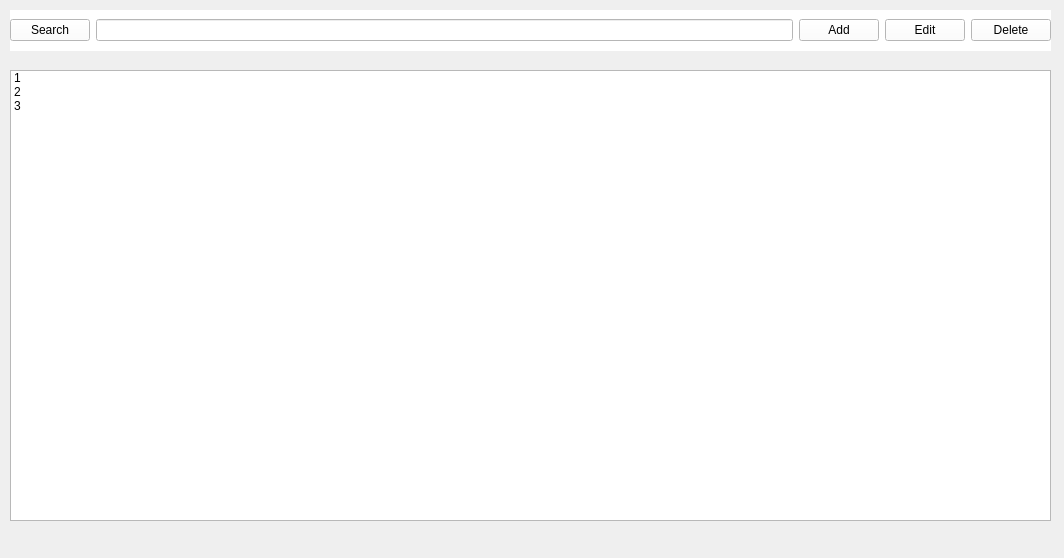
<?xml version="1.0" encoding="UTF-8"?>
<ui version="4.0">
 <class>MainWindow</class>
 <widget class="QMainWindow" name="MainWindow">
  <property name="geometry">
   <rect>
    <x>0</x>
    <y>0</y>
    <width>1064</width>
    <height>558</height>
   </rect>
  </property>
  <property name="windowTitle">
   <string>MainWindow</string>
  </property>
  <widget class="QWidget" name="centralwidget">
   <widget class="QListWidget" name="listWidget">
    <property name="geometry">
     <rect>
      <x>10</x>
      <y>70</y>
      <width>1041</width>
      <height>451</height>
     </rect>
    </property>
    <item>
     <property name="text">
      <string>1</string>
     </property>
    </item>
    <item>
     <property name="text">
      <string>2</string>
     </property>
    </item>
    <item>
     <property name="text">
      <string>3</string>
     </property>
    </item>
   </widget>
   <widget class="QWidget" name="gridWidget" native="true">
    <property name="geometry">
     <rect>
      <x>10</x>
      <y>10</y>
      <width>1041</width>
      <height>41</height>
     </rect>
    </property>
    <property name="styleSheet">
     <string notr="true">background-color: rgb(255, 255, 255);</string>
    </property>
    <layout class="QGridLayout" name="gridLayout">
     <item row="0" column="3">
      <widget class="QPushButton" name="Edit">
       <property name="text">
        <string>Edit</string>
       </property>
      </widget>
     </item>
     <item row="0" column="1">
      <widget class="QLineEdit" name="Search_bar"/>
     </item>
     <item row="0" column="2">
      <widget class="QPushButton" name="Add">
       <property name="text">
        <string>Add</string>
       </property>
      </widget>
     </item>
     <item row="0" column="4">
      <widget class="QPushButton" name="Delete">
       <property name="text">
        <string>Delete</string>
       </property>
      </widget>
     </item>
     <item row="0" column="0">
      <widget class="QPushButton" name="Search_btn">
       <property name="text">
        <string>Search</string>
       </property>
      </widget>
     </item>
    </layout>
   </widget>
  </widget>
 </widget>
 <resources/>
 <connections/>
</ui>
